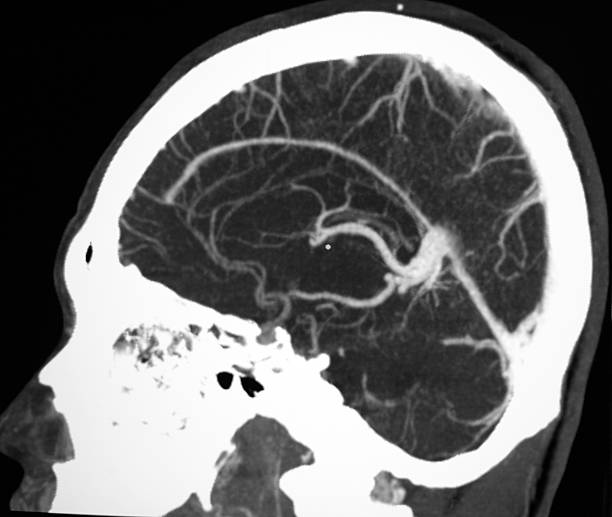
#> input picture citramedis.jpg, 612 x 517 px
$ jupyter execute horizontal.ipynb   (shell and % lines are left out)
#> lines starting #> are read from the running program, lines starting #| are printed output that depends on the picture
[cell 1]
from PIL import Image
import cv2 as Image
import numpy as np
from matplotlib import pyplot as plt

[cell 2]
img = Image.imread('citramedis.jpg')
#> img is the input picture: shape (517, 612, 3); min 0, max 255, mean 108.5

[cell 3]
Image.imshow('Image',img)
Image.waitKey(0)
Image.destroyAllWindows()

[cell 4]
flipped_img = Image.flip(img, 1)
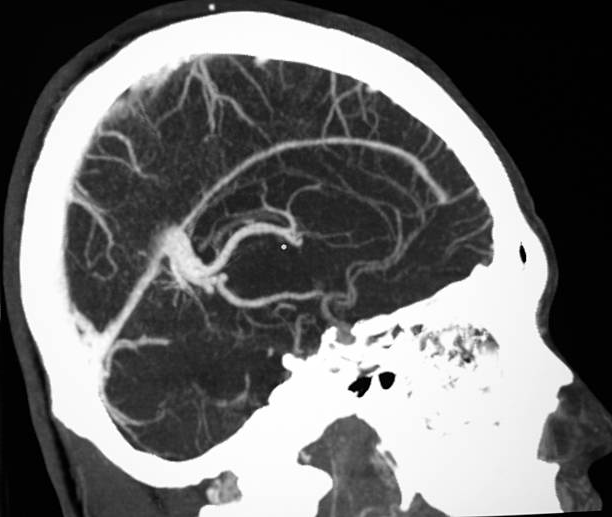
#> flipped_img: shape (517, 612, 3); min 0, max 255, mean 108.5

[cell 5]
Image.imshow('Flipped Image', flipped_img)
Image.waitKey(0)
Image.destroyAllWindows()

[cell 6]
flipped_image = Image.flip(img, 0)
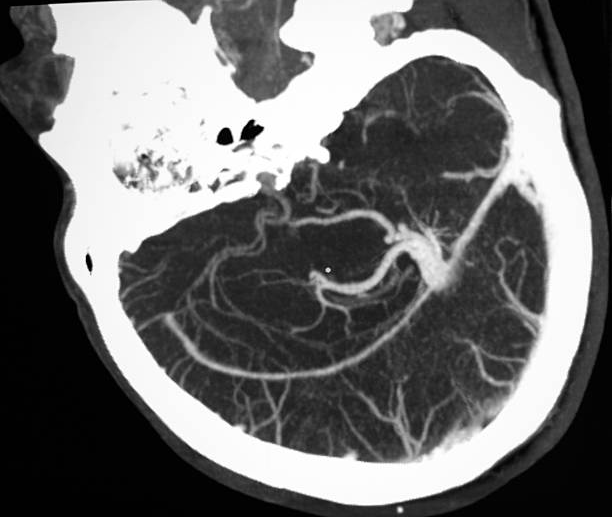
#> flipped_image: shape (517, 612, 3); min 0, max 255, mean 108.5

[cell 7]
Image.imshow('Flipped Image', flipped_image)
Image.waitKey(0)
Image.destroyAllWindows()

[cell 8]
pict = Image.imread("download.jpg")
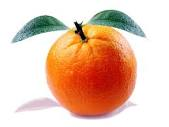
#> input picture download.jpg, 169 x 127 px
#> pict is the input picture: shape (127, 169, 3); mean B, G, R 176.3, 196.2, 230.4

pict_arr = np.array(pict)

pixel = pict_arr.size
#> pixel = 64389

print(pixel)
#| 64389
